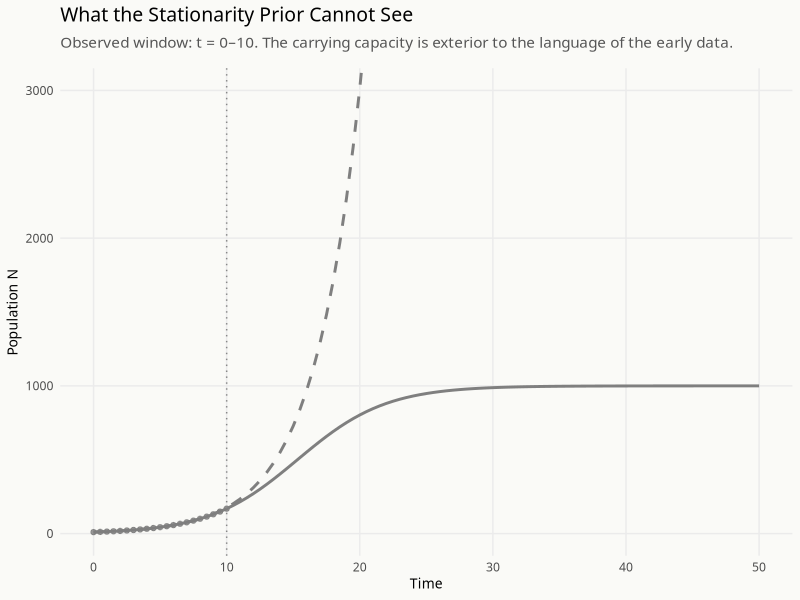
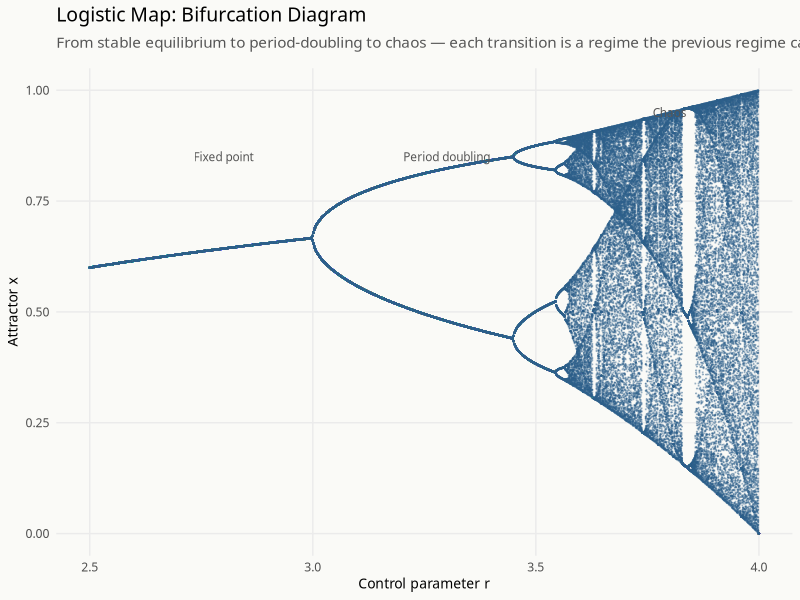
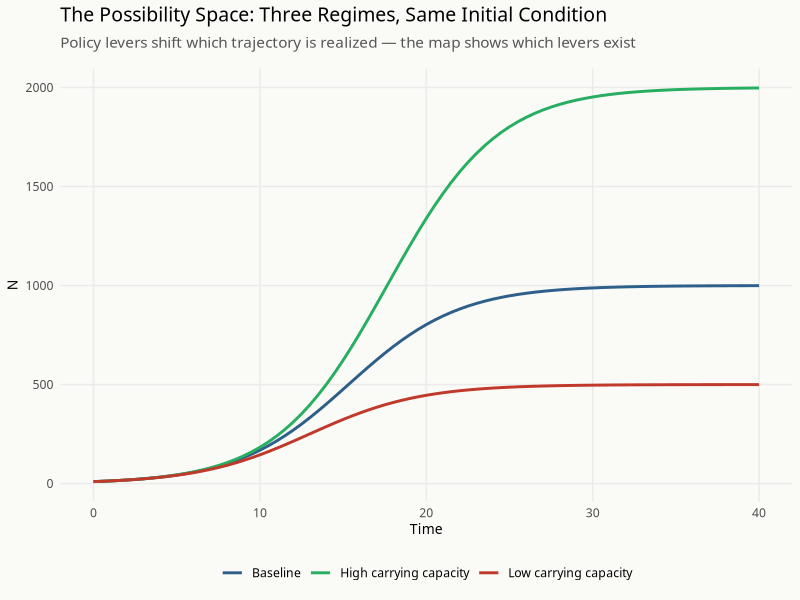

Reproduce these figures in R, in order.
## ---- chunk 1
knitr::opts_chunk$set(
  echo       = TRUE,
  warning    = FALSE,
  message    = FALSE,
  fig.retina = 3,
  fig.align  = "center"
)

library(tidyverse)
library(deSolve)
library(patchwork)

theme_set(
  theme_minimal(base_family = "Source Serif 4") +
    theme(
      plot.title       = element_text(family = "Raleway", face = "plain",
                                      size = 14, margin = margin(b = 8)),
      plot.subtitle    = element_text(family = "Source Serif 4", size = 11,
                                      color = "#555555", margin = margin(b = 12)),
      axis.title       = element_text(family = "Source Serif 4", size = 10),
      legend.position  = "bottom",
      panel.grid.minor = element_blank(),
      plot.background  = element_rect(fill = "#FAFAF7", color = NA)
    )
)

palette_ch4 <- c(
  true_traj   = "#2D5F8A",
  observed    = "#27AE60",
  extrap      = "#C0392B",
  bifurc_pt   = "#8A4A2D"
)
## ---- chunk 2
set.seed(2025)

K  <- 1000   # carrying capacity
r  <- 0.3    # intrinsic growth rate
N0 <- 10     # initial population

times  <- seq(0, 50, by = 0.5)
N_true <- K / (1 + ((K - N0) / N0) * exp(-r * times))

# "Observed" window: only the early exponential phase
obs <- tibble(t = times, N = N_true) |> filter(t <= 10)

# Naive linear model in log space — the stationarity assumption
lm_fit <- lm(log(N) ~ t, data = obs)
cat("Estimated growth rate:", round(coef(lm_fit)["t"], 3), "\n")
## ---- chunk 3
# True logistic trajectory
true_df <- tibble(t = times, N = N_true, type = "True logistic")

# Naive extrapolation
extrap_t <- seq(0, 50, by = 0.5)
extrap_N <- exp(predict(lm_fit, newdata = tibble(t = extrap_t)))
extrap_df <- tibble(t = extrap_t, N = extrap_N, type = "Naive extrapolation")

# Observed window
obs_df <- obs |> mutate(type = "Observed")

ggplot() +
  geom_line(data = true_df,
            aes(x = t, y = N, color = "True logistic"),
            linewidth = 1) +
  geom_line(data = extrap_df,
            aes(x = t, y = N, color = "Naive extrapolation"),
            linewidth = 1, linetype = "dashed") +
  geom_point(data = obs_df,
             aes(x = t, y = N, color = "Observed"),
             size = 1.5, alpha = 0.8) +
  geom_vline(xintercept = 10, linetype = "dotted", color = "#888888") +
  scale_color_manual(
    values = c("True logistic"       = palette_ch4["true_traj"],
               "Naive extrapolation" = palette_ch4["extrap"],
               "Observed"            = palette_ch4["observed"]),
    name = NULL
  ) +
  coord_cartesian(ylim = c(0, 3000)) +
  labs(
    title    = "What the Stationarity Prior Cannot See",
    subtitle = "Observed window: t = 0–10. The carrying capacity is exterior to the language of the early data.",
    x        = "Time",
    y        = "Population N"
  )
## ---- chunk 4
# Logistic map bifurcation diagram
# x_{t+1} = r * x_t * (1 - x_t)
logistic_map_attractor <- function(r_val, n_burn = 1000, n_collect = 200) {
  x <- 0.5
  # Burn-in: discard transient dynamics
  for (i in seq_len(n_burn)) x <- r_val * x * (1 - x)
  # Collect attractor points
  tibble(
    r = r_val,
    x = sapply(seq_len(n_collect), function(i) {
      x <<- r_val * x * (1 - x)
      x
    })
  )
}

set.seed(2025)
r_vals <- seq(2.5, 4.0, length.out = 800)
bif_df <- map_dfr(r_vals, logistic_map_attractor)
## ---- chunk 5
ggplot(bif_df, aes(x = r, y = x)) +
  geom_point(size = 0.15, alpha = 0.3, color = palette_ch4["true_traj"]) +
  labs(
    title    = "Logistic Map: Bifurcation Diagram",
    subtitle = "From stable equilibrium to period-doubling to chaos — each transition is a regime the previous regime cannot see",
    x        = "Control parameter r",
    y        = "Attractor x"
  ) +
  annotate("text", x = 2.8, y = 0.85, label = "Fixed point",
           family = "Source Serif 4", size = 3, color = "#555555") +
  annotate("text", x = 3.3, y = 0.85, label = "Period doubling",
           family = "Source Serif 4", size = 3, color = "#555555") +
  annotate("text", x = 3.8, y = 0.95, label = "Chaos",
           family = "Source Serif 4", size = 3, color = "#555555")
## ---- chunk 6
# Illustrative: multiple trajectories from same initial condition, different parameter regimes
set.seed(2025)

# Logistic growth under three regimes: below, near, above carrying capacity
logistic_ode <- function(t, state, parms) {
  with(as.list(c(state, parms)), {
    dN <- r * N * (1 - N / K)
    list(dN)
  })
}

run_logistic <- function(r_val, K_val, label) {
  out <- ode(
    y     = c(N = 10),
    times = seq(0, 40, by = 0.5),
    func  = logistic_ode,
    parms = c(r = r_val, K = K_val)
  )
  as_tibble(as.data.frame(out)) |> mutate(scenario = label)
}

scenarios <- bind_rows(
  run_logistic(0.3, 500,  "Low carrying capacity"),
  run_logistic(0.3, 1000, "Baseline"),
  run_logistic(0.3, 2000, "High carrying capacity")
)

ggplot(scenarios, aes(x = time, y = N, color = scenario)) +
  geom_line(linewidth = 1) +
  scale_color_manual(
    values = c("Low carrying capacity" = "#C0392B",
               "Baseline"              = "#2D5F8A",
               "High carrying capacity"= "#27AE60"),
    name = NULL
  ) +
  labs(
    title    = "The Possibility Space: Three Regimes, Same Initial Condition",
    subtitle = "Policy levers shift which trajectory is realized — the map shows which levers exist",
    x        = "Time",
    y        = "N"
  )
